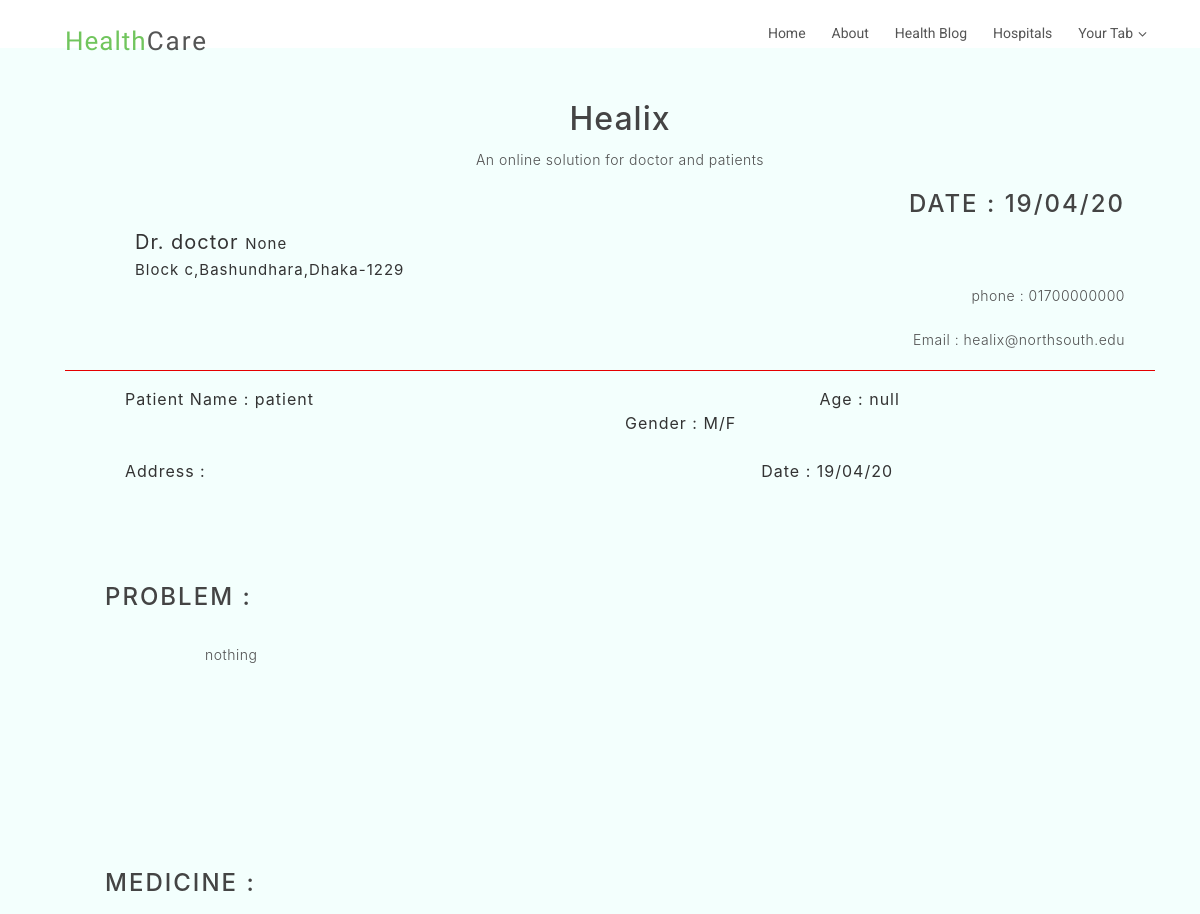
Before: /prescriptions/1/ (signed in, upper part) with the older database file.
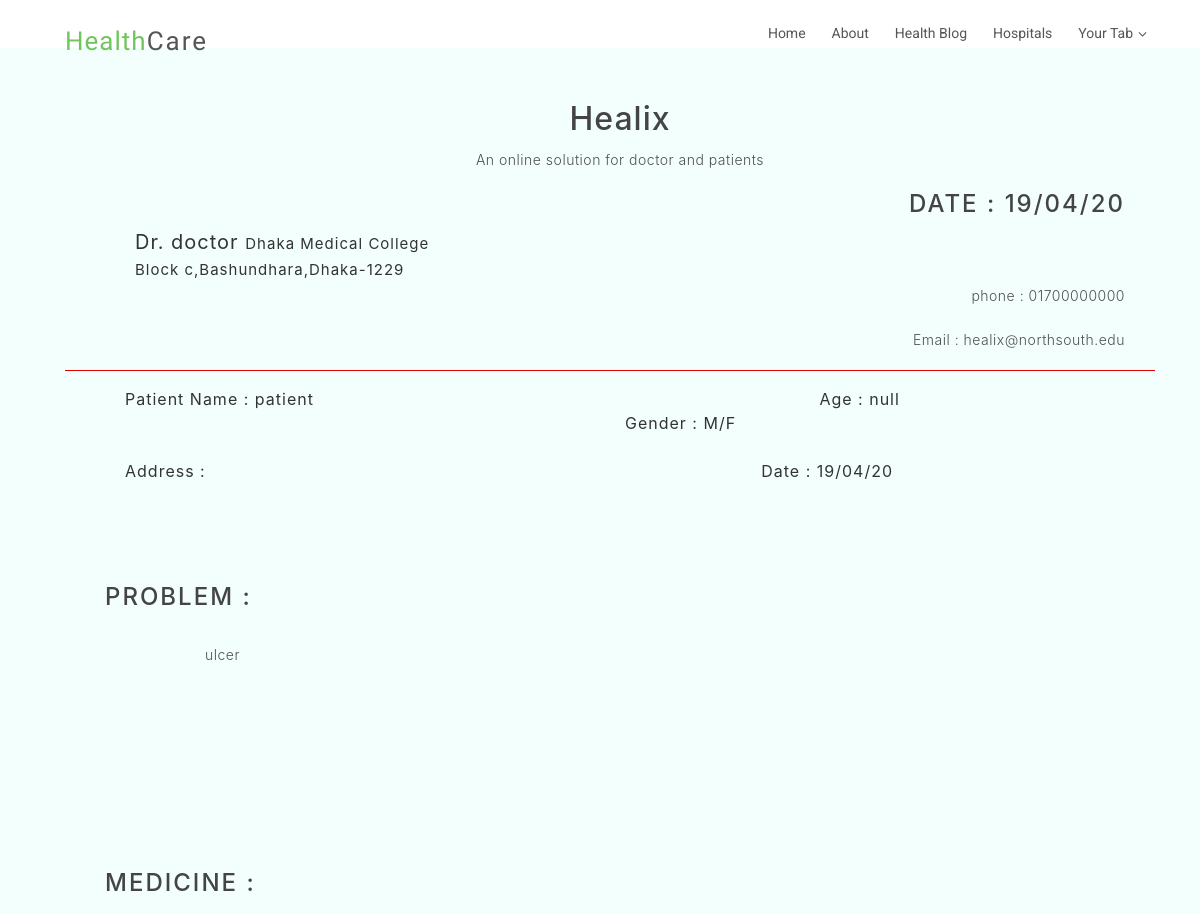
After: the same page with the newer database file.
### service/models.py (models this page shows, shortened)
class Prescription(models.Model):
    doctor_name = models.ForeignKey(settings.AUTH_USER_MODEL,related_name="eprescription", on_delete=models.CASCADE)
    patient = models.ForeignKey(Patient,null=True,related_name="eprescription", blank=True,on_delete=models.CASCADE)
    medicine_name = models.TextField()
    comment = models.CharField(max_length=250,null=True)
    date_posted = models.DateTimeField(default=timezone.now)

### users/models.py (models this page shows, shortened)
class Doctor(models.Model):
    user = models.OneToOneField(User, on_delete=models.CASCADE)
    specialization = models.CharField(max_length = 200, null = True)
    education = models.CharField(max_length = 200, null = True)
    image = models.ImageField(default='profile_pics/default.jpg', upload_to='profile_pics')

class Patient(models.Model):
    user = models.OneToOneField(User, on_delete=models.CASCADE)
    image = models.ImageField(default='profile_pics/default.jpg', upload_to='profile_pics')
    date_registered = models.DateTimeField(default=timezone.now)
    health_problem = models.TextField(max_length = 200, default = 'nothing')
    height = models.FloatField(null = True)
    weight = models.FloatField(null = True)
    def __str__(self):
        return self.user.username

class User(AbstractUser):
    is_patient = models.BooleanField('patient status', default=False)
    is_doctor = models.BooleanField('doctor status', default=False)

### service/views.py (the view)
# urls.py: path('prescriptions/<int:pk>/', PrescriptionDetailView.as_view(), name = 'prescription-detail'),
class PrescriptionDetailView(LoginRequiredMixin, DetailView):
    model = Prescription

### service/templates/service/prescription_detail.html (shortened to what this page needs)
{% extends "home/base.html" %}
{% block content %}
<!DOCTYPE html>
<head>
  {% load static %}
    <link href="{% static 'service/style.css' %}" rel="stylesheet" type="text/css">
</head>
<body>
  <div>
  <div class="headersec">
    <div class="top-name">
      <span class="healix-title">
        <h2> Healix </h2>
      </span>
      <p> An online solution for doctor and patients </p>
    </div>
      <span class="date-class">
        <h4> Date : {{object.date_posted|date:"d/m/y"}} </h4>
      </span>
      <ul>
      <span class="DoctorName"> Dr. {{object.doctor_name}}  </span>
      <span class="Specialization"> {{object.doctor_name.doctor.education}}  </span>
    </ul>
    <ul>
      <span class="Specialization"> Block c,Bashundhara,Dhaka-1229 </span>
      <span class="date-class"> <p> phone : 01700000000 </p> </span>
    </ul>
    <span class="date-class"> <p>Email : healix@northsouth.edu </p> </span>
  </div>
    <hr size="5px" color="red">
    <div>
      <ul>
        <span style="padding-right:500px" >  Patient Name : {{object.patient}}  </span>
       <span > Age : null  </span>
        <span style="padding-left:500px" >    Gender : M/F </span>
      </ul>
    <br>
      <ul>
        <span style="padding-right:550px" >  Address :  </span>
       <span > Date : {{object.date_posted|date:"d/m/y"}}  </span>
      </ul>
    <div class ="problem">
      <h4> Problem :  </h4>
        <p class="problem-class">
          {{object.patient.health_problem}}
       </p>
    </div>
    <div class ="problem">
      <h4> Medicine : </h4>
    </div>
    </div>
  </div>
  </body>
  </html>
{% endblock content %}

Changed rows visible on the page:
changed through a linked row, Prescription "doctor": doctor_name.doctor.education "None" → "Dhaka Medical College"; patient.health_problem "nothing" → "ulcer"
